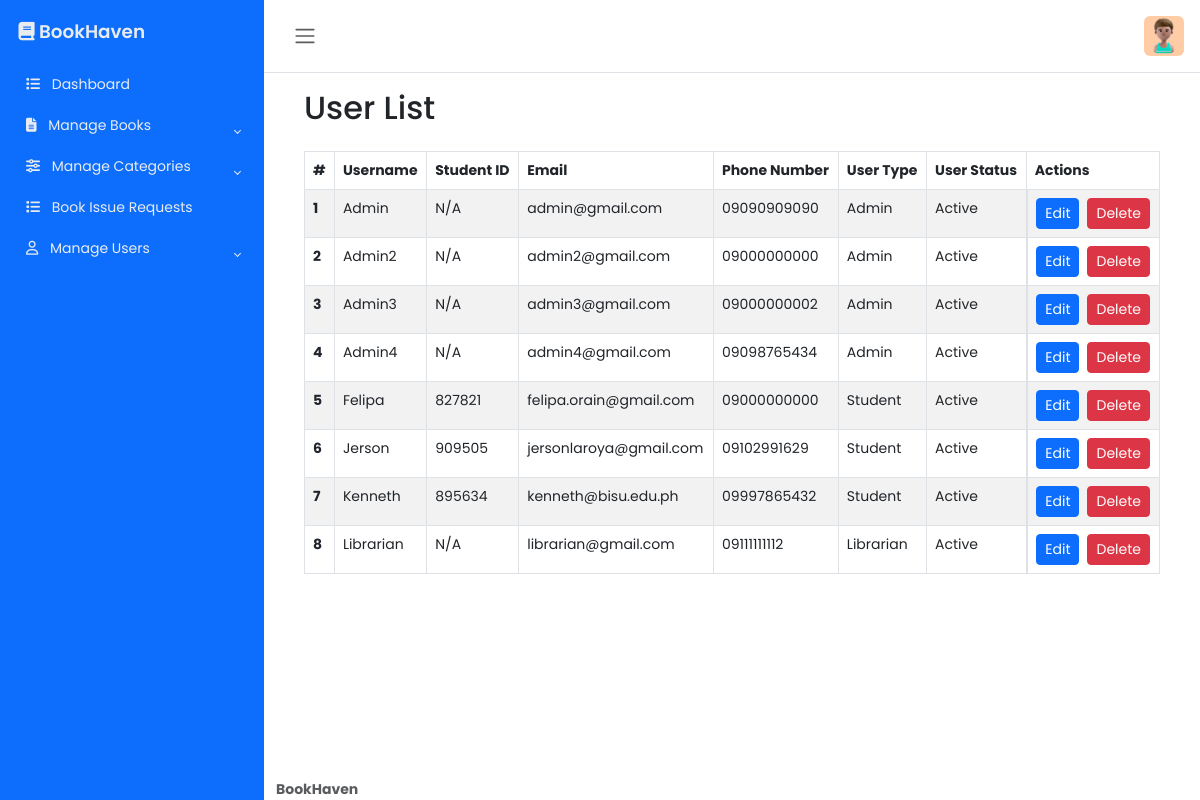
The app's page /manage/view-users.php (signed in) with its own data.
### tables this page shows
CREATE TABLE `users` (
  `user_id` int(11) NOT NULL,
  `user_type` int(11) NOT NULL,
  `user_status` int(11) NOT NULL,
  `student_id` int(11) DEFAULT NULL,
  `user_name` varchar(50) NOT NULL,
  `user_email` varchar(50) NOT NULL,
  `user_phone_num` char(11) NOT NULL,
  `user_pass` varchar(255) NOT NULL
);

CREATE TABLE `user_type` (
  `user_type_id` int(11) NOT NULL,
  `type` varchar(50) NOT NULL
);

CREATE TABLE `user_status` (
  `user_status_id` int(11) NOT NULL,
  `status` enum('active','inactive') NOT NULL
);

### manage/view-users.php (the view, shortened to what this page needs)
<?php
    require_once "../database/dbh.php";
    $query = "SELECT
        u.user_id,
        u.user_name,
        u.student_id,
        u.user_email,
        u.user_phone_num,
        t.type AS user_type,
        s.status AS user_status,
        t.user_type_id AS user_type_id,
        s.user_status_id AS user_status_id
        FROM
            users u
        JOIN
            user_type t ON u.user_type = t.user_type_id
        JOIN
            user_status s ON u.user_status = s.user_status_id
        ORDER BY user_name ASC";
    $stmt = $pdo->prepare($query);
    $stmt->execute();
    $users = $stmt->fetchAll(PDO::FETCH_ASSOC);
?>
<!DOCTYPE html>
<html lang="en">
<head>
    <link href="https://cdn.jsdelivr.net/npm/bootstrap@5.3.3/dist/css/bootstrap.min.css" rel="stylesheet">
    <link rel="stylesheet" href="https://cdnjs.cloudflare.com/ajax/libs/twitter-bootstrap/5.3.0/css/bootstrap.min.css">
    <link rel="stylesheet" href="https://cdn.datatables.net/2.1.8/css/dataTables.bootstrap5.css">
    <link rel="stylesheet" href="../css/main.css">
</head>
<body>
<div class="wrapper">
        <?php include('../includes/sidebar.php'); ?>
        <div class="main">
            <?php include('../includes/navbar.php'); ?>
            <main class="content px-3 py-2">
            <div class="container-fluid">
                <div class="container mt-2">
                    <h2 class="mb-4">User List</h2>
                    <div class="table-responsive">
                        <table id="myTable" class="table table-striped table-bordered">
                            <thead>
                                <tr>
                                    <th scope="col">#</th>
                                    <th scope="col">Username</th>
                                    <th class="text-truncate" scope="col">Student ID</th>
                                    <th scope="col">Email</th>
                                    <th class="text-truncate" scope="col">Phone Number</th>
                                    <th class="text-truncate" scope="col">User Type</th>
                                    <th class="text-truncate" scope="col">User Status</th>
                                    <th scope="col">Actions</th>
                                </tr>
                            </thead>
                            <tbody>
                                <?php if (count($users) > 0): ?>
                                    <?php foreach ($users as $index => $user): ?>
                                        <tr>
                                            <th scope="row"><?php echo $index + 1; ?></th>
                                            <td class="text-truncate text-capitalize"><?php echo htmlspecialchars($user['user_name']); ?></td>
                                            <td class="text-truncate"><?php echo htmlspecialchars(!empty($user['student_id']) ? $user['student_id'] : 'N/A'); ?></td>
                                            <td class="text-truncate"><?php echo htmlspecialchars($user['user_email']); ?></td>
                                            <td class="text-truncate"><?php echo htmlspecialchars($user['user_phone_num']); ?></td>
                                            <td class="text-truncate text-capitalize"><?php echo htmlspecialchars($user['user_type']); ?></td>
                                            <td class="text-truncate text-capitalize"><?php echo htmlspecialchars($user['user_status']); ?></td>
                                            <td class="d-flex flex-column flex-sm-row justify-content-center">
                                                <button class="btn edit-user btn-primary btn-sm mb-2 mb-sm-0 me-sm-2" data-bs-toggle="modal" data-bs-target="#editUserModal" data-user-id="<?php echo $user['user_id']; ?>" data-user-status="<?php echo $user['user_status_id']; ?>">Edit</button>
                                                <button class="btn delete-user btn-danger btn-sm" data-user-id="<?php echo $user['user_id']; ?>">Delete</button>
                                            </td>
                                        </tr>
                                    <?php endforeach; ?>
                                <?php else: ?>
                                    <tr>
                                        <td colspan="5" class="text-center">No records found</td>
                                    </tr>
                                <?php endif; ?>
                            </tbody>
                        </table>
                    </div>
                </div>
            </div>
        </main>
            <footer class="footer">
                <div class="container-fluid">
                    <div class="row text-muted">
                        <div class="col-12 text-start">
                            <p class="mb-0">
                                <a href="../pages/dashboard.php" class="text-muted">
                                    <strong>BookHaven</strong>
                                </a>
                            </p>
                        </div>
                    </div>
                </div>
            </footer>
        </div>
    </div>
</body>
</html>

### css/main.css (style rules this page uses)
body { font-family: 'Poppins', sans-serif; font-size: 0.875rem; opacity: 1; overflow-y: scroll; margin: 0; }
a { cursor: pointer; text-decoration: none; font-family: 'Poppins', sans-serif; }
.wrapper { align-items: stretch; display: flex; width: 100%; }
.main { display: flex; flex-direction: column; min-height: 100vh; min-width: 0; overflow: hidden; transition: all 0.35s ease-in-out; width: 100%; }
.content { flex: 1; max-width: 100vw; width: 100vw; }
@media (min-width:768px) { .content { max-width: auto; width: auto; } }

### records on screen
users: user_name "Admin", student "N/A", user_email "admin@gmail.com", user_phone_num "09090909090", user_type.type "Admin", user_status.status "Active"
users: user_name "Admin2", student "N/A", user_email "admin2@gmail.com", user_phone_num "09000000000", user_type.type "Admin", user_status.status "Active"
users: user_name "Admin3", student "N/A", user_email "admin3@gmail.com", user_phone_num "09000000002", user_type.type "Admin", user_status.status "Active"
users: user_name "Admin4", student "N/A", user_email "admin4@gmail.com", user_phone_num "09098765434", user_type.type "Admin", user_status.status "Active"
users: user_name "Felipa", student "827821", user_email "felipa.orain@gmail.com", user_phone_num "09000000000", user_type.type "Student", user_status.status "Active"
users: user_name "Jerson", student "909505", user_email "jersonlaroya@gmail.com", user_phone_num "09102991629", user_type.type "Student", user_status.status "Active"
users: user_name "Kenneth", student "895634", user_email "kenneth@bisu.edu.ph", user_phone_num "09997865432", user_type.type "Student", user_status.status "Active"
users: user_name "Librarian", student "N/A", user_email "librarian@gmail.com", user_phone_num "09111111112", user_type.type "Librarian", user_status.status "Active"
